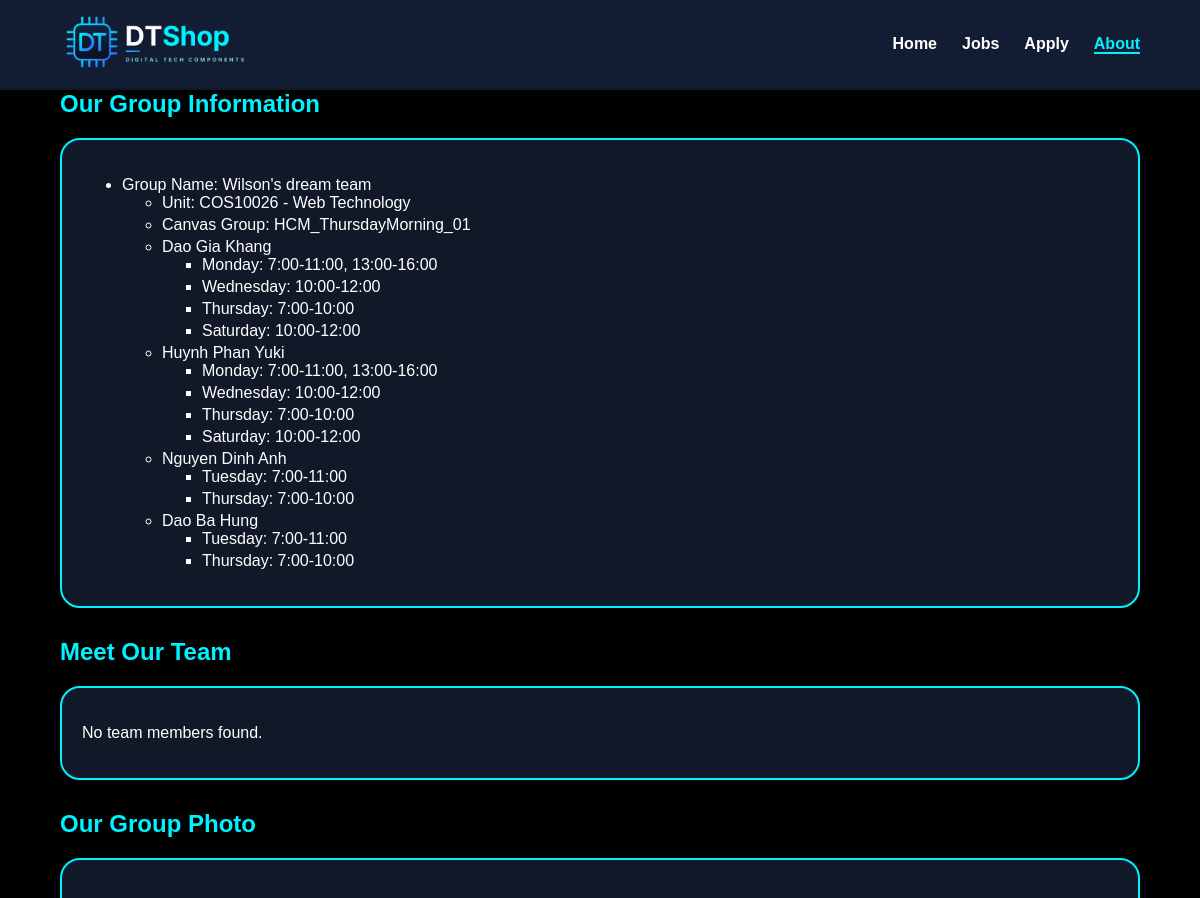
/about.php (upper part), run on an earlier commit of the app's database.
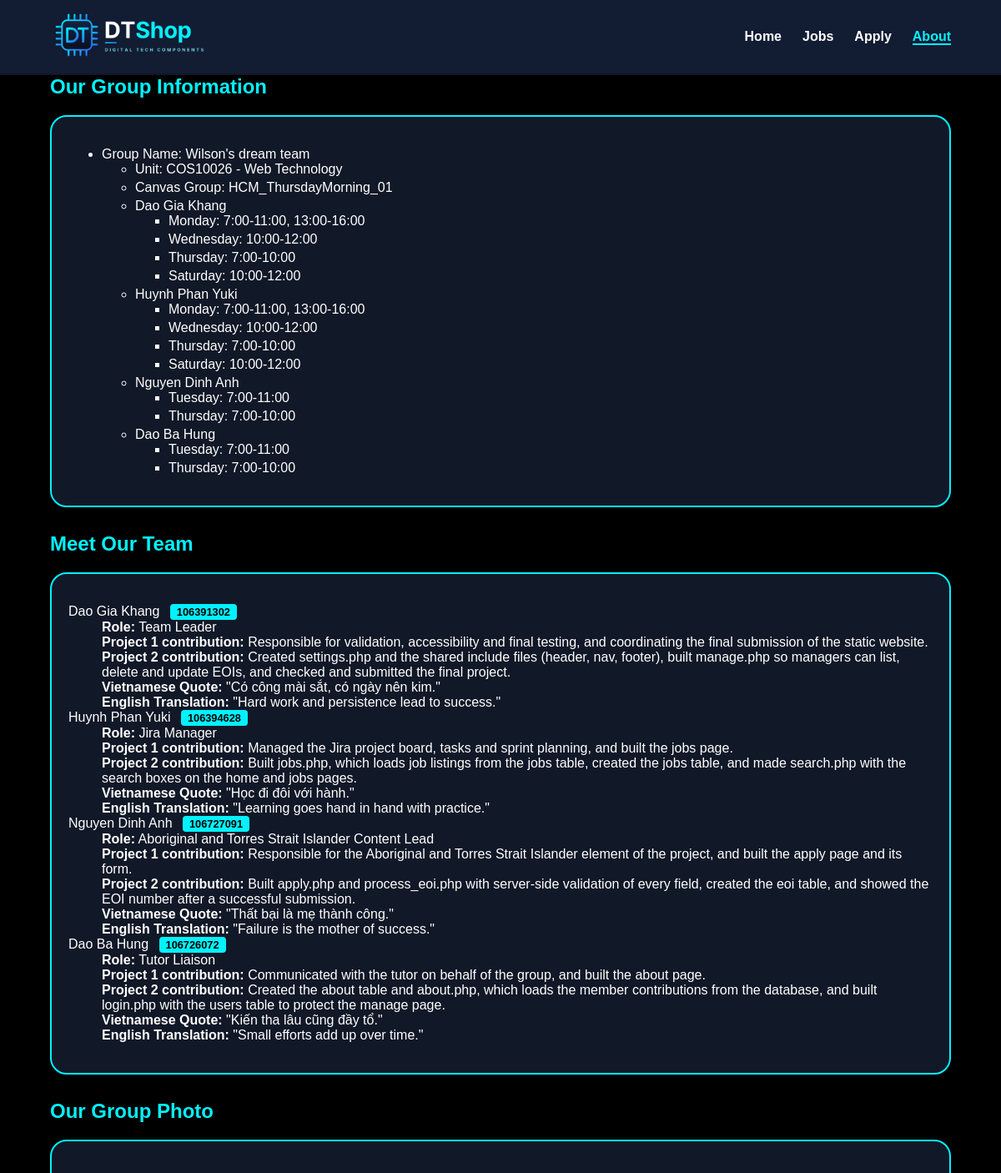
And on a later commit of the database.
### tables this page shows
CREATE TABLE IF NOT EXISTS about (
    id INT AUTO_INCREMENT PRIMARY KEY,
    name VARCHAR(100) NOT NULL,
    student_id VARCHAR(20) NOT NULL,
    role VARCHAR(100) NOT NULL,
    contribution_part1 TEXT NOT NULL,
    contribution_part2 TEXT NOT NULL,
    quote_vi VARCHAR(255) NOT NULL,
    quote_en VARCHAR(255) NOT NULL
) DEFAULT CHARSET=utf8mb4 COLLATE=utf8mb4_unicode_ci;

### about.php (the view, shortened to what this page needs)
<?php
require_once("settings.php");
$members = [];
$error = "";
$conn = @mysqli_connect($host, $user, $pwd, $sql_db);
if (!$conn) {
    $error = "Database connection failed.";
} else {
    mysqli_set_charset($conn, "utf8mb4");
    $query = "SELECT name, student_id, role, contribution_part1, contribution_part2,
                     quote_vi, quote_en
              FROM about
              ORDER BY id";
    $result = mysqli_query($conn, $query);
    if ($result) {
        while ($row = mysqli_fetch_assoc($result)) {
            $members[] = $row;
        }
    } else {
        $error = "Could not read team data.";
    }
}
?>
<?php
$page = "about";
require_once __DIR__ . "/inc/header.inc";
?>
    <main>
        <section>
            <h2 style="margin-top: 0;">Our Group Information</h2>
            <div class="box">
                <ul class="group-list">
                    <li>
                        Group Name: Wilson's dream team
                        <ul>
                            <li>Unit: COS10026 - Web Technology</li>
                            <li>Canvas Group: HCM_ThursdayMorning_01</li>
                            <li>Dao Gia Khang
                                <ul>
                                    <li>Monday: 7:00-11:00, 13:00-16:00</li>
                                    <li>Wednesday: 10:00-12:00</li>
                                    <li>Thursday: 7:00-10:00</li>
                                    <li>Saturday: 10:00-12:00</li>
                                </ul>
                            </li>
                            <li>Huynh Phan Yuki
                                <ul>
                                    <li>Monday: 7:00-11:00, 13:00-16:00</li>
                                    <li>Wednesday: 10:00-12:00</li>
                                    <li>Thursday: 7:00-10:00</li>
                                    <li>Saturday: 10:00-12:00</li>
                                </ul>
                            </li>
                            <li>Nguyen Dinh Anh
                                <ul>
                                    <li>Tuesday: 7:00-11:00</li>
                                    <li>Thursday: 7:00-10:00</li>
                                </ul>
                            </li>
                            <li>Dao Ba Hung
                                <ul>
                                    <li>Tuesday: 7:00-11:00</li>
                                    <li>Thursday: 7:00-10:00</li>
                                </ul>
                            </li>
                        </ul>
                    </li>
                </ul>
            </div>
        </section>
        <section>
            <h2>Meet Our Team</h2>
            <div class="box">
                <?php if ($error !== ""): ?>
                    <p><?php echo htmlspecialchars($error); ?></p>
                <?php elseif (count($members) === 0): ?>
                    <p>No team members found.</p>
                <?php else: ?>
                    <dl class="member-list">
                        <?php foreach ($members as $m): ?>
                            <dt>
                                <?php echo htmlspecialchars($m["name"]); ?>
                                <span class="student-id"><?php echo htmlspecialchars($m["student_id"]); ?></span>
                            </dt>
                            <dd><strong>Role:</strong> <?php echo htmlspecialchars($m["role"]); ?></dd>
                            <dd><strong>Project 1 contribution:</strong> <?php echo htmlspecialchars($m["contribution_part1"]); ?></dd>
                            <dd><strong>Project 2 contribution:</strong> <?php echo htmlspecialchars($m["contribution_part2"]); ?></dd>
                            <dd><strong>Vietnamese Quote:</strong> "<?php echo htmlspecialchars($m["quote_vi"]); ?>"</dd>
                            <dd><strong>English Translation:</strong> "<?php echo htmlspecialchars($m["quote_en"]); ?>"</dd>
                        <?php endforeach; ?>
                    </dl>
                <?php endif; ?>
            </div>
        </section>
        <section>
            <h2>Our Group Photo</h2>
            <div class="box">
            </div>
        </section>
    </main>
<?php require_once __DIR__ . "/inc/footer.inc"; ?>

### inc/header.inc (shortened to what this page needs)
<!DOCTYPE html>
<html lang="en">
<head>
    <link rel="stylesheet" href="styles/styles.css">
</head>
<body>
<header>
    <a href="index.php"><img src="images/logo.png" alt="DTShop logo - Digital Tech Components" width="200"></a>
    <?php require_once __DIR__ . "/nav.inc"; ?>
</header>

### inc/nav.inc
<nav>
    <ul>
        <li><a href="index.php"<?php if ($page == "home") { echo ' aria-current="page"'; } ?>>Home</a></li>
        <li><a href="jobs.php"<?php if ($page == "jobs") { echo ' aria-current="page"'; } ?>>Jobs</a></li>
        <li><a href="apply.php"<?php if ($page == "apply") { echo ' aria-current="page"'; } ?>>Apply</a></li>
        <li><a href="about.php"<?php if ($page == "about") { echo ' aria-current="page"'; } ?>>About</a></li>
    </ul>
</nav>

### inc/footer.inc (shortened to what this page needs)
</body>
</html>

### styles/styles.css (style rules this page uses)
body { background-color: #000000; color: #ffffff; font-family: Arial, sans-serif; margin: 0; padding: 0; }
h2 { color: #00f2fe; }
a { color: #ffffff; }
img { max-width: 100%; height: auto; }
main { width: 90%; margin: 0 auto; }
header { background-color: #121c33; color: #ffffff; display: flex; justify-content: space-between; align-items: center; padding: 10px 5%; border-bottom: 2px solid #111827; }
header img { width: 200px; height: auto; }
nav ul { display: flex; list-style-type: none; margin: 0; padding: 0; }
nav li { margin-left: 25px; }
nav a { text-decoration: none; font-weight: bold; transition: color 0.3s ease; }
nav a[aria-current="page"] { color: #00f2fe; border-bottom: 2px solid #00f2fe; }
.box { background-color: #111827; border: 2px solid #00f2fe; border-radius: 20px; padding: 20px; margin-bottom: 30px; }
.right-box li, table tbody tr, .box, .tags li, .photo, .job { transition: all 0.3s ease; }
.student-id { display: inline-block; background-color: #00f2fe; color: #000000; padding: 2px 8px; border-radius: 4px; font-size: 0.8rem; font-weight: bold; margin-left: 8px; }

What changed in the data, as far as the page shows it:
added about: name "Dao Gia Khang", student "106391302", role "Team Leader", contribution_part1 "Responsible for validation, accessibility and final testing, and coordinating the final submission of the static website.", contribution_part2 "Created settings.php and the shared include files (header, nav, footer), built manage.php so managers can list, delete and update EOIs, and checked and submitted the final project.", quote_vi "Có công mài sắt, có ngày nên kim.", quote_en "Hard work and persistence lead to success."
added about: name "Huynh Phan Yuki", student "106394628", role "Jira Manager", contribution_part1 "Managed the Jira project board, tasks and sprint planning, and built the jobs page.", contribution_part2 "Built jobs.php, which loads job listings from the jobs table, created the jobs table, and made search.php with the search boxes on the home and jobs pages.", quote_vi "Học đi đôi với hành.", quote_en "Learning goes hand in hand with practice."
added about: name "Nguyen Dinh Anh", student "106727091", role "Aboriginal and Torres Strait Islander Content Lead", contribution_part1 "Responsible for the Aboriginal and Torres Strait Islander element of the project, and built the apply page and its form.", contribution_part2 "Built apply.php and process_eoi.php with server-side validation of every field, created the eoi table, and showed the EOI number after a successful submission.", quote_vi "Thất bại là mẹ thành công.", quote_en "Failure is the mother of success."
added about: name "Dao Ba Hung", student "106726072", role "Tutor Liaison", contribution_part1 "Communicated with the tutor on behalf of the group, and built the about page.", contribution_part2 "Created the about table and about.php, which loads the member contributions from the database, and built login.php with the users table to protect the manage page.", quote_vi "Kiến tha lâu cũng đầy tổ.", quote_en "Small efforts add up over time."
Also different on the page:
text no longer shown: "No team members found."
